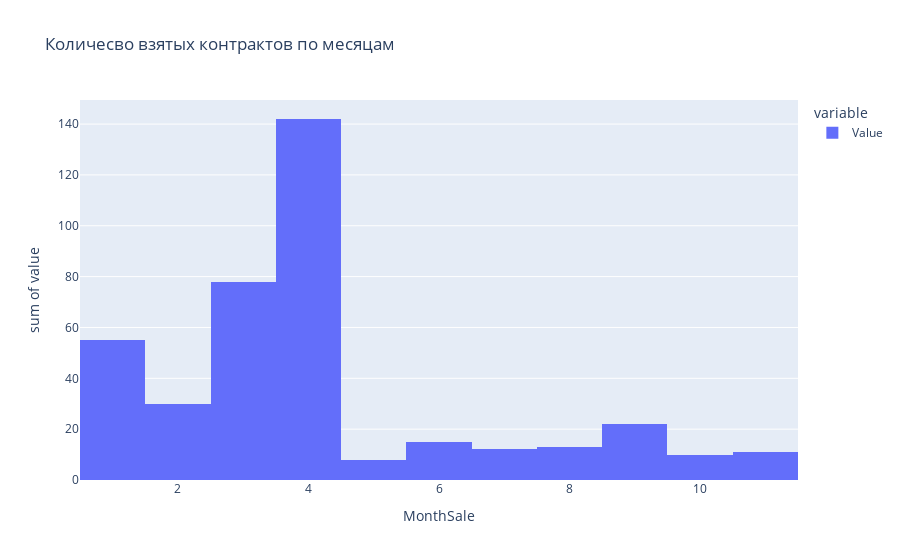

This figure's notebook cell:
### Markdown cell above
Увидив количесво сделок по месяцам, можем построить гистограмму показывающую количесво взятых контрактов:

### Code cell
# only for compare with proportion display numberts of contract per month
help_chart = traid_data.groupby('MonthSale')['Value'].count()
#display(help_chart)
#
fig = px.histogram(help_chart,
                   x=help_chart.index,
                   y = ['Value'],
                   nbins=12,
                   title="Количесво взятых контрактов по месяцам"
                   #hover_data = ['Value']
                   #labels={'x':'Number of Month', 'y':'counts of Contracts'}
                  )
fig.update_layout(hovermode="x unified") # Указываем что подскзку показываем сразу для всех элементов 
                                         # в разрезе по оси X. По мне просто бомба для этого графика, 
                                         # особенно для 4 колонки, где непонятно, есть второй сегмент 
                                         # клиентов или нету
fig.show()

### Figure 1 — Plotly figure (JSON) as saved in the notebook; plotly's stock layout.template omitted (floating-point values rounded to 4 significant figures)
{"data": [{"alignmentgroup": "True", "bingroup": "x", "histfunc": "sum", "hovertemplate": "variable=Value<br>MonthSale=%{x}<br>sum of value=%{y}<extra></extra>", "legendgroup": "Value", "marker": {"color": "#636efa", "pattern": {"shape": ""}}, "name": "Value", "nbinsx": 12, "offsetgroup": "Value", "orientation": "v", "showlegend": true, "type": "histogram", "x": [1, 2, 3, 4, 5, 6, 7, 8, 9, 10, 11], "xaxis": "x", "y": [55, 30, 78, 142, 8, 15, 12, 13, 22, 10, 11], "yaxis": "y"}], "layout": {"barmode": "relative", "hovermode": "x unified", "legend": {"title": {"text": "variable"}, "tracegroupgap": 0}, "title": {"text": "Количесво взятых контрактов по месяцам"}, "xaxis": {"anchor": "y", "domain": [0, 1], "title": {"text": "MonthSale"}}, "yaxis": {"anchor": "x", "domain": [0, 1], "title": {"text": "sum of value"}}}}
